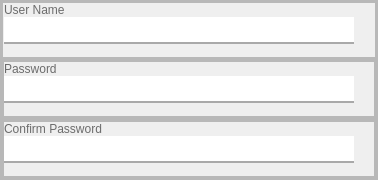
               <widget class="QFrame" name="frame_22">
                <property name="frameShape">
                 <enum>QFrame::StyledPanel</enum>
                </property>
                <property name="frameShadow">
                 <enum>QFrame::Raised</enum>
                </property>
                <layout class="QVBoxLayout" name="verticalLayout_22">
                 <property name="spacing">
                  <number>0</number>
                 </property>
                 <property name="leftMargin">
                  <number>0</number>
                 </property>
                 <property name="topMargin">
                  <number>0</number>
                 </property>
                 <property name="rightMargin">
                  <number>0</number>
                 </property>
                 <property name="bottomMargin">
                  <number>0</number>
                 </property>
                 <item>
                  <widget class="QFrame" name="frame_23">
                   <property name="frameShape">
                    <enum>QFrame::StyledPanel</enum>
                   </property>
                   <property name="frameShadow">
                    <enum>QFrame::Raised</enum>
                   </property>
                   <layout class="QHBoxLayout" name="horizontalLayout_8">
                    <property name="spacing">
                     <number>0</number>
                    </property>
                    <property name="leftMargin">
                     <number>0</number>
                    </property>
                    <property name="topMargin">
                     <number>0</number>
                    </property>
                    <property name="rightMargin">
                     <number>0</number>
                    </property>
                    <property name="bottomMargin">
                     <number>0</number>
                    </property>
                    <item>
                     <widget class="QFrame" name="frame_31">
                      <property name="frameShape">
                       <enum>QFrame::StyledPanel</enum>
                      </property>
                      <property name="frameShadow">
                       <enum>QFrame::Raised</enum>
                      </property>
                      <layout class="QVBoxLayout" name="verticalLayout_23">
                       <property name="spacing">
                        <number>0</number>
                       </property>
                       <property name="leftMargin">
                        <number>0</number>
                       </property>
                       <property name="topMargin">
                        <number>0</number>
                       </property>
                       <property name="rightMargin">
                        <number>20</number>
                       </property>
                       <property name="bottomMargin">
                        <number>0</number>
                       </property>
                       <item alignment="Qt::AlignHCenter|Qt::AlignVCenter">
                        <widget class="QLabel" name="label_20">
                         <property name="minimumSize">
                          <size>
                           <width>350</width>
                           <height>0</height>
                          </size>
                         </property>
                         <property name="styleSheet">
                          <string notr="true">
color: rgb(108, 108, 108);</string>
                         </property>
                         <property name="text">
                          <string>User Name                                                       </string>
                         </property>
                         <property name="alignment">
                          <set>Qt::AlignLeading|Qt::AlignLeft|Qt::AlignVCenter</set>
                         </property>
                        </widget>
                       </item>
                       <item alignment="Qt::AlignHCenter">
                        <widget class="QLineEdit" name="txtUserName_2">
                         <property name="minimumSize">
                          <size>
                           <width>350</width>
                           <height>0</height>
                          </size>
                         </property>
                         <property name="maximumSize">
                          <size>
                           <width>16777215</width>
                           <height>16777215</height>
                          </size>
                         </property>
                         <property name="font">
                          <font>
                           <pointsize>14</pointsize>
                          </font>
                         </property>
                         <property name="styleSheet">
                          <string notr="true">border:none;
border-bottom:2px solid #a9a9a9;</string>
                         </property>
                         <property name="alignment">
                          <set>Qt::AlignLeading|Qt::AlignLeft|Qt::AlignTop</set>
                         </property>
                        </widget>
                       </item>
                       <item alignment="Qt::AlignHCenter|Qt::AlignVCenter">
                        <widget class="QLabel" name="lblUserNameError">
                         <property name="font">
                          <font>
                           <pointsize>8</pointsize>
                          </font>
                         </property>
                         <property name="styleSheet">
                          <string notr="true">color: rgb(255, 0, 0);</string>
                         </property>
                         <property name="text">
                          <string/>
                         </property>
                        </widget>
                       </item>
                      </layout>
                     </widget>
                    </item>
                   </layout>
                  </widget>
                 </item>
                 <item>
                  <widget class="QFrame" name="frame_24">
                   <property name="frameShape">
                    <enum>QFrame::StyledPanel</enum>
                   </property>
                   <property name="frameShadow">
                    <enum>QFrame::Raised</enum>
                   </property>
                   <layout class="QHBoxLayout" name="horizontalLayout_9">
                    <property name="spacing">
                     <number>0</number>
                    </property>
                    <property name="leftMargin">
                     <number>0</number>
                    </property>
                    <property name="topMargin">
                     <number>0</number>
                    </property>
                    <property name="rightMargin">
                     <number>0</number>
                    </property>
                    <property name="bottomMargin">
                     <number>0</number>
                    </property>
                    <item>
                     <widget class="QFrame" name="frame_33">
                      <property name="frameShape">
                       <enum>QFrame::StyledPanel</enum>
                      </property>
                      <property name="frameShadow">
                       <enum>QFrame::Raised</enum>
                      </property>
                      <layout class="QHBoxLayout" name="horizontalLayout_10">
                       <property name="spacing">
                        <number>0</number>
                       </property>
                       <property name="leftMargin">
                        <number>0</number>
                       </property>
                       <property name="topMargin">
                        <number>0</number>
                       </property>
                       <property name="rightMargin">
                        <number>0</number>
                       </property>
                       <property name="bottomMargin">
                        <number>0</number>
                       </property>
                       <item>
                        <widget class="QFrame" name="frame_34">
                         <property name="frameShape">
                          <enum>QFrame::StyledPanel</enum>
                         </property>
                         <property name="frameShadow">
                          <enum>QFrame::Raised</enum>
                         </property>
                         <layout class="QVBoxLayout" name="verticalLayout_25">
                          <property name="spacing">
                           <number>0</number>
                          </property>
                          <property name="leftMargin">
                           <number>0</number>
                          </property>
                          <property name="topMargin">
                           <number>0</number>
                          </property>
                          <property name="rightMargin">
                           <number>20</number>
                          </property>
                          <property name="bottomMargin">
                           <number>0</number>
                          </property>
                          <item alignment="Qt::AlignHCenter|Qt::AlignVCenter">
                           <widget class="QLabel" name="label_21">
                            <property name="minimumSize">
                             <size>
                              <width>350</width>
                              <height>0</height>
                             </size>
                            </property>
                            <property name="styleSheet">
                             <string notr="true">
color: rgb(108, 108, 108);</string>
                            </property>
                            <property name="text">
                             <string>Password                                                         </string>
                            </property>
                            <property name="alignment">
                             <set>Qt::AlignLeading|Qt::AlignLeft|Qt::AlignVCenter</set>
                            </property>
                           </widget>
                          </item>
                          <item alignment="Qt::AlignHCenter">
                           <widget class="QLineEdit" name="txtPassword_2">
                            <property name="minimumSize">
                             <size>
                              <width>350</width>
                              <height>0</height>
                             </size>
                            </property>
                            <property name="maximumSize">
                             <size>
                              <width>16777215</width>
                              <height>16777215</height>
                             </size>
                            </property>
                            <property name="font">
                             <font>
                              <pointsize>14</pointsize>
                             </font>
                            </property>
                            <property name="styleSheet">
                             <string notr="true">border:none;
border-bottom:2px solid #a9a9a9;</string>
                            </property>
                            <property name="echoMode">
                             <enum>QLineEdit::Password</enum>
                            </property>
                            <property name="alignment">
                             <set>Qt::AlignLeading|Qt::AlignLeft|Qt::AlignTop</set>
                            </property>
                           </widget>
                          </item>
                          <item alignment="Qt::AlignHCenter|Qt::AlignVCenter">
                           <widget class="QLabel" name="lblPasswordError">
                            <property name="font">
                             <font>
                              <pointsize>8</pointsize>
                             </font>
                            </property>
                            <property name="styleSheet">
                             <string notr="true">color: rgb(255, 0, 0);</string>
                            </property>
                            <property name="text">
                             <string/>
                            </property>
                           </widget>
                          </item>
                         </layout>
                        </widget>
                       </item>
                      </layout>
                     </widget>
                    </item>
                   </layout>
                  </widget>
                 </item>
                 <item>
                  <widget class="QFrame" name="frame_25">
                   <property name="frameShape">
                    <enum>QFrame::StyledPanel</enum>
                   </property>
                   <property name="frameShadow">
                    <enum>QFrame::Raised</enum>
                   </property>
                   <layout class="QHBoxLayout" name="horizontalLayout_11">
                    <property name="spacing">
                     <number>0</number>
                    </property>
                    <property name="leftMargin">
                     <number>0</number>
                    </property>
                    <property name="topMargin">
                     <number>0</number>
                    </property>
                    <property name="rightMargin">
                     <number>0</number>
                    </property>
                    <property name="bottomMargin">
                     <number>0</number>
                    </property>
                    <item>
                     <widget class="QFrame" name="frame_36">
                      <property name="frameShape">
                       <enum>QFrame::StyledPanel</enum>
                      </property>
                      <property name="frameShadow">
                       <enum>QFrame::Raised</enum>
                      </property>
                      <layout class="QHBoxLayout" name="horizontalLayout_12">
                       <property name="spacing">
                        <number>0</number>
                       </property>
                       <property name="leftMargin">
                        <number>0</number>
                       </property>
                       <property name="topMargin">
                        <number>0</number>
                       </property>
                       <property name="rightMargin">
                        <number>0</number>
                       </property>
                       <property name="bottomMargin">
                        <number>0</number>
                       </property>
                       <item>
                        <widget class="QFrame" name="frame_37">
                         <property name="frameShape">
                          <enum>QFrame::StyledPanel</enum>
                         </property>
                         <property name="frameShadow">
                          <enum>QFrame::Raised</enum>
                         </property>
                         <layout class="QVBoxLayout" name="verticalLayout_29">
                          <property name="spacing">
                           <number>0</number>
                          </property>
                          <property name="leftMargin">
                           <number>0</number>
                          </property>
                          <property name="topMargin">
                           <number>0</number>
                          </property>
                          <property name="rightMargin">
                           <number>20</number>
                          </property>
                          <property name="bottomMargin">
                           <number>0</number>
                          </property>
                          <item alignment="Qt::AlignHCenter|Qt::AlignVCenter">
                           <widget class="QLabel" name="label_24">
                            <property name="minimumSize">
                             <size>
                              <width>350</width>
                              <height>0</height>
                             </size>
                            </property>
                            <property name="styleSheet">
                             <string notr="true">
color: rgb(108, 108, 108);</string>
                            </property>
                            <property name="text">
                             <string>Confirm Password                                              </string>
                            </property>
                            <property name="alignment">
                             <set>Qt::AlignLeading|Qt::AlignLeft|Qt::AlignVCenter</set>
                            </property>
                           </widget>
                          </item>
                          <item alignment="Qt::AlignHCenter">
                           <widget class="QLineEdit" name="txtConfirmPassword">
                            <property name="minimumSize">
                             <size>
                              <width>350</width>
                              <height>0</height>
                             </size>
                            </property>
                            <property name="maximumSize">
                             <size>
                              <width>16777215</width>
                              <height>16777215</height>
                             </size>
                            </property>
                            <property name="font">
                             <font>
                              <pointsize>14</pointsize>
                             </font>
                            </property>
                            <property name="styleSheet">
                             <string notr="true">border:none;
border-bottom:2px solid #a9a9a9;</string>
                            </property>
                            <property name="echoMode">
                             <enum>QLineEdit::Password</enum>
                            </property>
                            <property name="alignment">
                             <set>Qt::AlignLeading|Qt::AlignLeft|Qt::AlignTop</set>
                            </property>
                           </widget>
                          </item>
                          <item alignment="Qt::AlignHCenter|Qt::AlignVCenter">
                           <widget class="QLabel" name="lblConfirmPasswordError">
                            <property name="font">
                             <font>
                              <pointsize>8</pointsize>
                             </font>
                            </property>
                            <property name="styleSheet">
                             <string notr="true">color: rgb(255, 0, 0);</string>
                            </property>
                            <property name="text">
                             <string/>
                            </property>
                           </widget>
                          </item>
                         </layout>
                        </widget>
                       </item>
                      </layout>
                     </widget>
                    </item>
                   </layout>
                  </widget>
                 </item>
                </layout>
               </widget>
